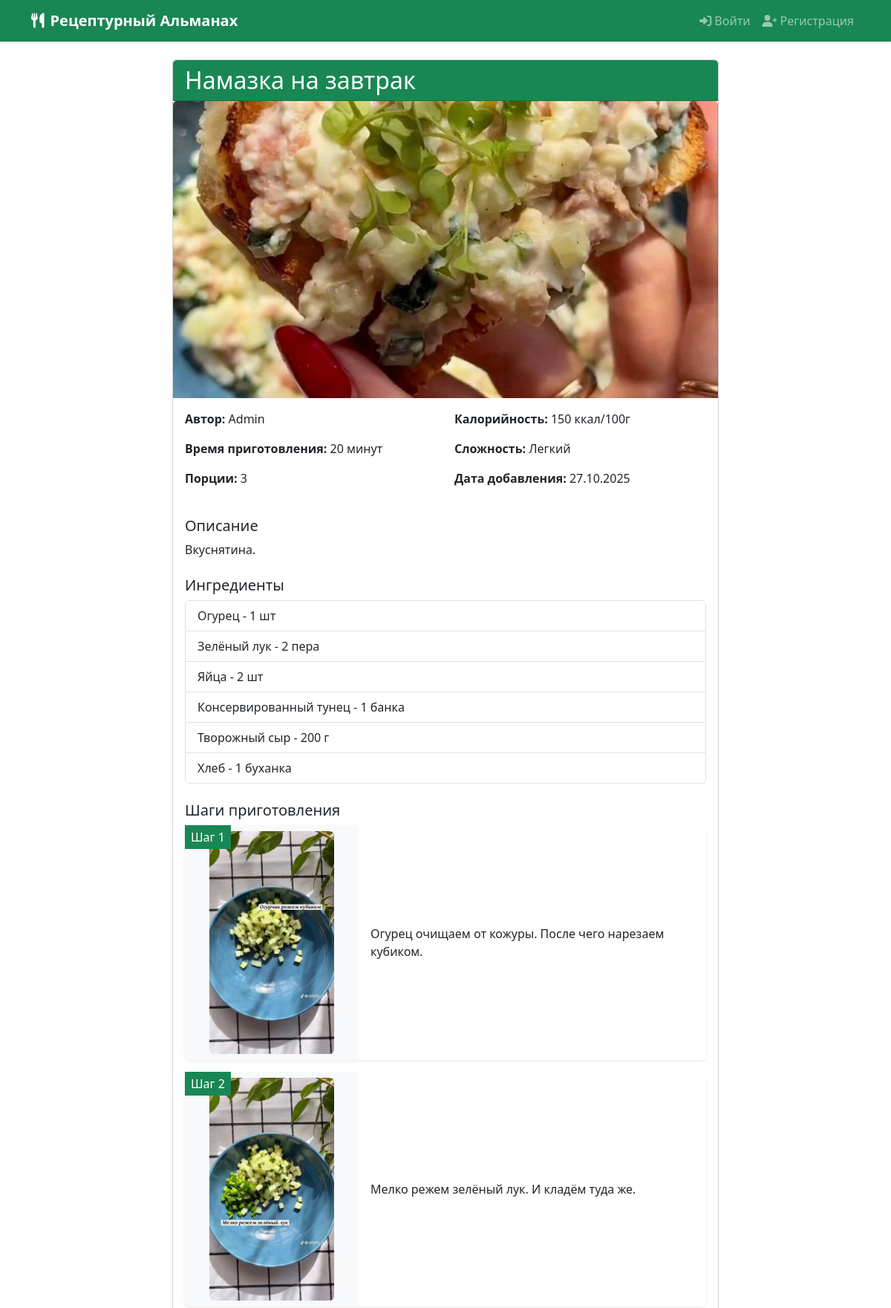
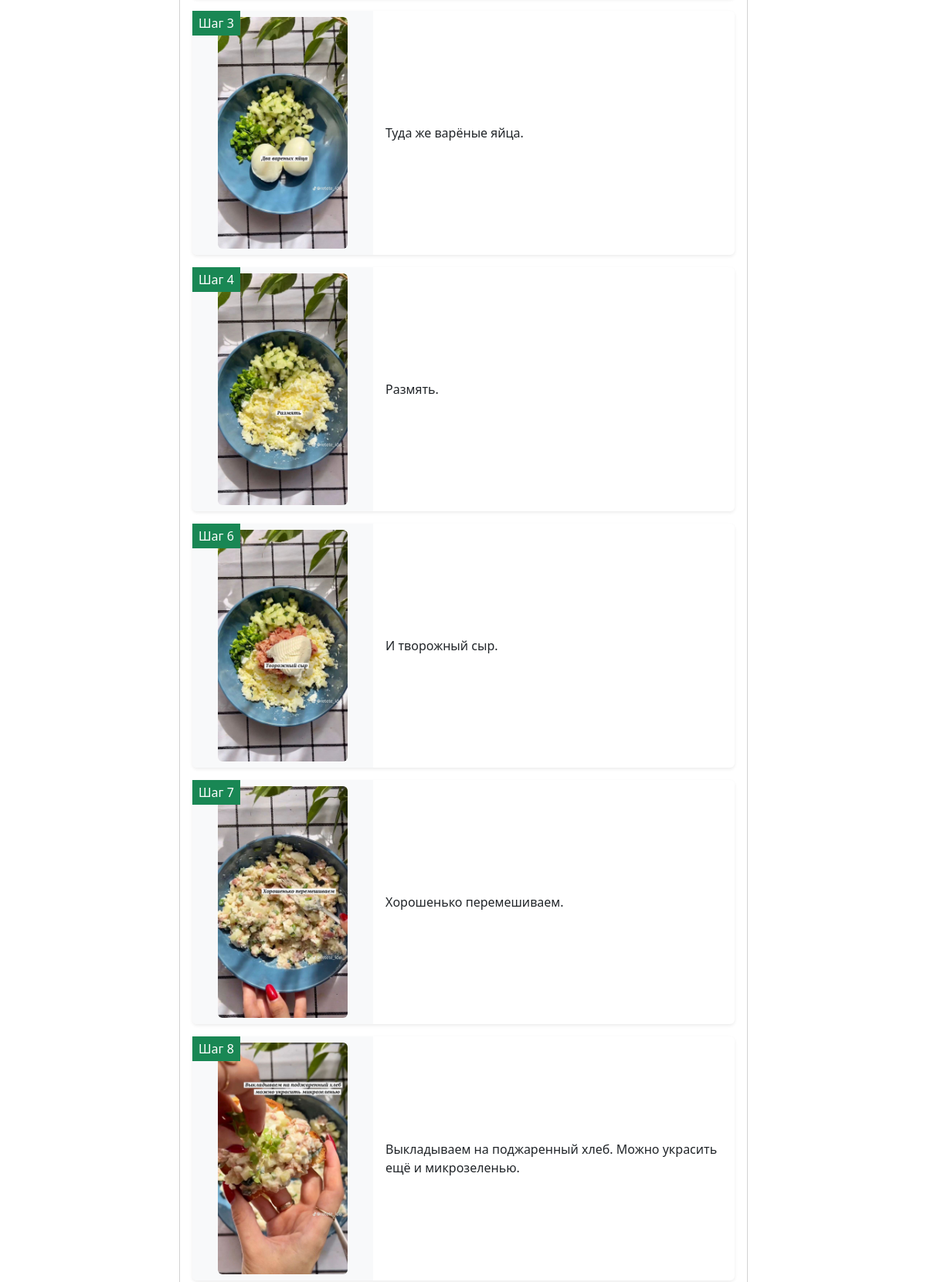
The app's page /recipe/14/ (upper part) with its own data (2 pictures, top to bottom).
### recipes/models.py (models this page shows, shortened)
class Recipe(models.Model):
    DIFFICULTY_LEVELS = [
        ('easy', 'Легкий'),
        ('medium', 'Средний'),
        ('hard', 'Сложный'),
    ]
    title = models.CharField(max_length=200)
    description = models.TextField()  # Краткое описание для ленты
    author = models.ForeignKey(User, on_delete=models.CASCADE)
    cooking_time = models.PositiveIntegerField(help_text="Время приготовления в минутах")
    servings = models.PositiveIntegerField(help_text="Количество порций")
    calories_per_100g = models.PositiveIntegerField(help_text="Калории на 100 грамм")
    difficulty = models.CharField(max_length=10, choices=DIFFICULTY_LEVELS)
    created_at = models.DateTimeField(auto_now_add=True)
    updated_at = models.DateTimeField(auto_now=True)
    main_photo = models.ImageField(upload_to='recipes/main_photos/')
    video = models.FileField(upload_to='recipes/videos/', null=True, blank=True)
    hashtags = models.ManyToManyField(Hashtag, blank=True)

class Ingredient(models.Model):
    recipe = models.ForeignKey(Recipe, related_name='ingredients', on_delete=models.CASCADE)
    name = models.CharField(max_length=100)
    quantity = models.CharField(max_length=50)  # Например: "2 шт", "100 г", "по вкусу"

class CookingStep(models.Model):
    recipe = models.ForeignKey(Recipe, related_name='cooking_steps', on_delete=models.CASCADE)
    step_number = models.PositiveIntegerField()
    description = models.TextField()
    photo = models.ImageField(upload_to='recipes/steps_photos/', blank=True, null=True)
    class Meta:
        ordering = ['step_number']

### recipes/views.py (the view)
# urls.py: path('recipe/<int:pk>/', views.RecipeDetailView.as_view(), name='recipe-detail'),
class RecipeDetailView(DetailView):
    model = Recipe
    template_name = 'recipes/recipe_detail.html'

### templates/recipes/recipe_detail.html (shortened to what this page needs)
{% extends 'base.html' %}
{% block content %}
<div class="row">
    <div class="col-md-8 mx-auto">
        <div class="card">
            <div class="card-header bg-success text-white">
                <h2 class="mb-0">{{ recipe.title }}</h2>
            </div>
            {% if recipe.main_photo %}
            <img src="{{ recipe.main_photo.url }}" class="card-img-top" alt="{{ recipe.title }}" style="max-height: 400px; object-fit: cover;">
            {% endif %}
            <div class="card-body">
                <div class="row mb-4">
                    <div class="col-md-6">
                        <p><strong>Автор:</strong> {{ recipe.author.username }}</p>
                        <p><strong>Время приготовления:</strong> {{ recipe.cooking_time }} минут</p>
                        <p><strong>Порции:</strong> {{ recipe.servings }}</p>
                    </div>
                    <div class="col-md-6">
                        <p><strong>Калорийность:</strong> {{ recipe.calories_per_100g }} ккал/100г</p>
                        <p><strong>Сложность:</strong> {{ recipe.get_difficulty_display }}</p>
                        <p><strong>Дата добавления:</strong> {{ recipe.created_at|date:"d.m.Y" }}</p>
                    </div>
                </div>
                <h5>Описание</h5>
                <p class="mb-4">{{ recipe.description }}</p>
                {% if recipe.ingredients.all %}
                <h5>Ингредиенты</h5>
                <ul class="list-group mb-4">
                    {% for ingredient in recipe.ingredients.all %}
                    <li class="list-group-item">{{ ingredient.name }} - {{ ingredient.quantity }}</li>
                    {% endfor %}
                </ul>
                {% endif %}
                {% if recipe.cooking_steps.all %}
<h5>Шаги приготовления</h5>
<div class="mb-4">
    {% for step in recipe.cooking_steps.all %}
    <div class="card mb-3 border-0 shadow-sm">
        <div class="card-body p-0">
            <div class="row g-0">
                <div class="col-md-4 position-relative order-md-1 order-2">
                    {% if step.photo %}
                    <div class="h-100 d-flex align-items-center justify-content-center bg-light rounded-start rounded-md-start-0 rounded-top-md p-2">
                        <img src="{{ step.photo.url }}" alt="Шаг {{ step.step_number }}"
                             class="img-fluid rounded" style="max-height: 300px; width: auto; object-fit: contain;">
                    </div>
                    {% else %}
                    <div class="h-100 d-flex align-items-center justify-content-center bg-light rounded-start rounded-md-start-0 rounded-top-md text-muted p-3" style="min-height: 150px;">
                        <i class="fas fa-image fa-2x"></i>
                    </div>
                    {% endif %}
                    <div class="position-absolute top-0 start-0 bg-success text-white px-2 py-1 rounded-bottom-end">
                        Шаг {{ step.step_number }}
                    </div>
                </div>
                <div class="col-md-8 d-flex align-items-center order-md-2 order-1">
                    <div class="p-3">
                        <p class="card-text mb-0">{{ step.description }}</p>
                    </div>
                </div>
            </div>
        </div>
    </div>
    {% endfor %}
</div>
{% endif %}
            </div>
        </div>
    </div>
</div>
{% endblock %}

### static/css/style.css (style rules this page uses)
html { scroll-behavior: smooth; }

### records on screen
Recipe: title "Намазка на завтрак", main_photo (picture), author.username "Admin", cooking_time "20", servings "3", calories_per_100g "150", difficulty "Легкий", created_at "27.10.2025", description "Вкуснятина."
Ingredient: name "Огурец", quantity "1 шт"
Ingredient: name "Зелёный лук", quantity "2 пера"
Ingredient: name "Яйца", quantity "2 шт"
Ingredient: name "Консервированный тунец", quantity "1 банка"
Ingredient: name "Творожный сыр", quantity "200 г"
Ingredient: name "Хлеб", quantity "1 буханка"
CookingStep: photo (picture), step_number "1", description "Огурец очищаем от кожуры. После чего нарезаем кубиком."
CookingStep: photo (picture), step_number "2", description "Мелко режем зелёный лук. И кладём туда же."
CookingStep: photo (picture), step_number "3", description "Туда же варёные яйца."
CookingStep: photo (picture), step_number "4", description "Размять."
CookingStep: photo (picture), step_number "6", description "И творожный сыр."
CookingStep: photo (picture), step_number "7", description "Хорошенько перемешиваем."
CookingStep: photo (picture), step_number "8", description "Выкладываем на поджаренный хлеб. Можно украсить ещё и микрозеленью."
